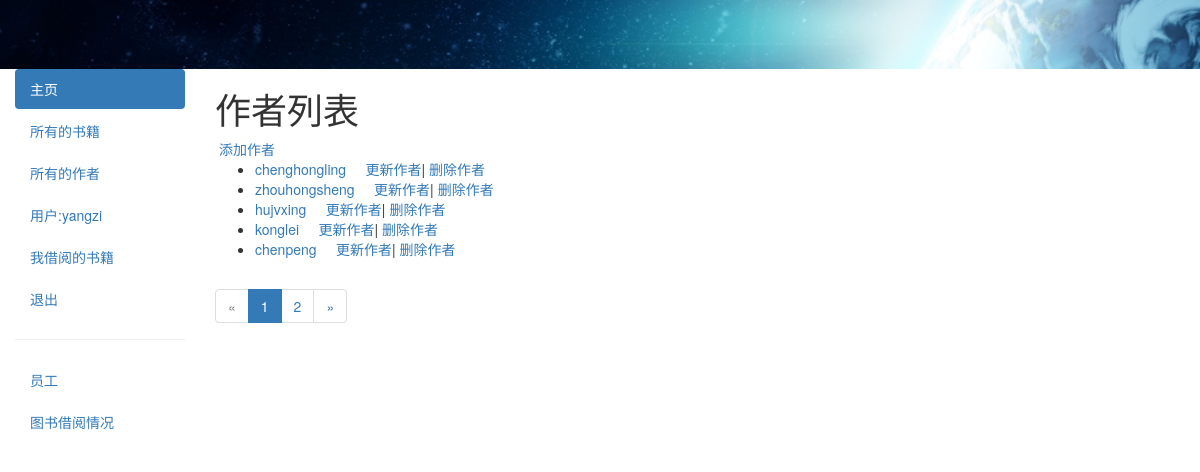
/catalog/authors/ (signed in), run on the app's committed database.
### catalog/models.py (models this page shows, shortened)
class Author(models.Model):
    first_name = models.CharField(max_length = 100)
    last_name = models.CharField(max_length = 100)
    date_of_birth = models.DateField(null = True,blank = True)
    date_of_death = models.DateField('Died',null = True,blank=True)
    class Meta:
        ordering = ['last_name','first_name']
    def get_absolute_url(self):
        return reverse('author-detail',args=[str(self.id)])

### catalog/views.py (the view)
# urls.py: path('authors/',views.AuthorListView.as_view(),name='authors'),
class AuthorListView(LoginRequiredMixin,generic.ListView):
    model = Author
    template_name = 'author_list.html'
    def get_context_data(self, **kwargs):
        context = super(AuthorListView, self).get_context_data(**kwargs)
        context['page_title'] = '作者信息列表'
        return context
    paginate_by = 5

### catalog/templates/author_list.html
{% extends 'base_generic.html' %}
{% block content %}
<h1>作者列表</h1>
{% if perms.catalog.can_mark_returned %}
    &nbsp;<a href="{% url 'author-create' %}">添加作者</a>
{% endif %}
{% if author_list %}
    <ul>
        {% for author in author_list %}
            <li><a href="{{ author.get_absolute_url }}">{{author.first_name}}{{author.last_name}}</a>&nbsp;&nbsp;&nbsp;&nbsp;
                {% if perms.catalog.can_mark_returned %}
                    <a href="{% url 'author-update' author.pk %}">更新作者</a>|
                    <a href="{% url 'author-delete' author.pk %}">删除作者</a>
                {% endif %}
            </li>
        {% endfor %}
    </ul>
{% else %}
    <p>暂时没有数据</p>
{% endif %}
{% endblock content %}

### catalog/templates/base_generic.html (shortened to what this page needs)
<!DOCTYPE html>
<html>
<head>
    <link rel="stylesheet" href="https://maxcdn.bootstrapcdn.com/bootstrap/3.3.7/css/bootstrap.min.css">
    <meta name="viewport" content="width=device-width, initial-scale=1"> {% load static %}
    <link rel="stylesheet" href="{% static 'css/style.css' %}">
</head>
<body>
    <div class="container-fluid">
        <div class="row">
            <img src="{% static 'img/banner.png' %}" class='top_banner' alt="" />
        </div>
        <div class="row">
            <div class="col-sm-2">
                {% block sidebar %}
                <ul class="nav nav-pills nav-stacked" style="width:100%;">
                    <li class="active">
                        <a href="{% url 'index1' %}">主页</a>
                    </li>
                    <li>
                        <a href="{% url 'books' %}">所有的书籍</a>
                    </li>
                    <li>
                        <a href="{% url 'authors' %}">所有的作者</a>
                    </li>
                    {% if user.is_authenticated %}
                        <li><a href="javascript:void(0);">用户:{{ user.get_username }}</a></li>
                        <li><a href="{% url 'my-borrowed' %}">我借阅的书籍</a></li>
                        <li><a href="{% url 'logout' %}?next={{request.path}}">退出</a></li>
                    {% else %}
                        <li><a href="{% url 'login' %}?next={{request.path}}">登录</a></li>
                    {% endif %}
                    {% if user.is_staff %}
                        <hr />
                        <ul class="nav nav-pills nav-stacked" >
                            <li><a href="javascript:void(0);">员工</a></li>
                            {% if perms.catalog.can_mark_returned %}
                            <li><a href="{% url 'all-borrowed' %}">图书借阅情况</a></li>
                            {% endif %}
                        </ul>
                    {% endif %}
                </ul>
                {% endblock %}
            </div>
            <div class="col-sm-10">
                {% block content %} {% endblock %}
                {% block pagination %} {% if is_paginated %}
                <nav aria-label="Page navigation">
                    <ul class="pagination">
                        {% if page_obj.has_previous %}
                        <li>
                            <a href="{{request.path}}?page={{page_obj.previous_page_number}}" aria-label="Previous">
                                <span aria-hidden="true">&laquo;</span>
                            </a>
                        </li>
                        {% else %}
                        <li class="disabled">
                            <a href="javascript:void(0);" aria-label="Previous">
                                <span aria-hidden="true">&laquo;</span>
                            </a>
                        </li>
                        {% endif %} {% for i in page_obj.paginator.page_range %}
                        <li class="{% if i == page_obj.number %}active{% endif %}">
                            <a href="{{request.path}}?page={{i}}">{{i}}</a>
                        </li>
                        {% endfor %} {% if page_obj.has_next %}
                        <li>
                            <a href="{{request.path}}?page={{page_obj.next_page_number}}" aria-label="Next">
                                <span aria-hidden="true">&raquo;</span>
                            </a>
                        </li>
                        {% else %}
                        <li class="disabled">
                            <a href="javascript:void(0);" aria-label="Previous">
                                <span aria-hidden="true">&raquo;</span>
                            </a>
                        </li>
                        {% endif %}
                    </ul>
                </nav>
                {% endif %} {% endblock pagination %}
            </div>
        </div>
    </div>
</body>
</html>

### catalog/static/css/style.css (style rules this page uses)
.top_banner { width:100%; display: block; }

### data on the page
Author: first_name "cheng", last_name "hongling"
Author: first_name "zhou", last_name "hongsheng"
Author: first_name "hu", last_name "jvxing"
Author: first_name "kong", last_name "lei"
Author: first_name "chen", last_name "peng"

### other printed values
{{ user.get_username }} "yangzi"
{{ i }} "1" "2"
